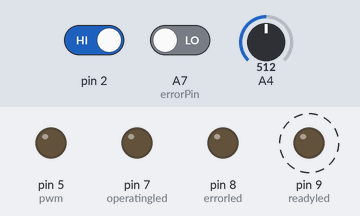
This sketch was run on a simulated Arduino Nano, built for the host (arithmetic inside an expression is 32-bit, double 64-bit). On the bench: output pins drawn as LEDs (lit = HIGH). Dashed ring = blinking. Inputs (shaded band) come from the test bench; at power-on: pin 2 HIGH, A7 (errorPin) LOW, A4 = 512. What the sketch prints to the serial monitor is not drawn.

Above: at 1.05 s.
1.3 s: pin 2 driven LOW
At 1.55 s:
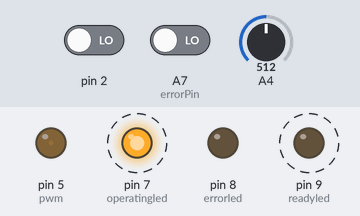
4.3 s: A7 (errorPin) driven HIGH
At 4.55 s:
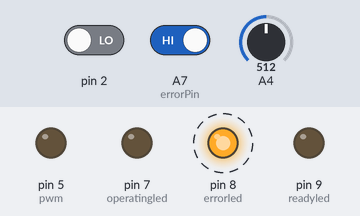
Timing chart, 0 to 13.3 s (numbered marks = the images above; inputs shaded):
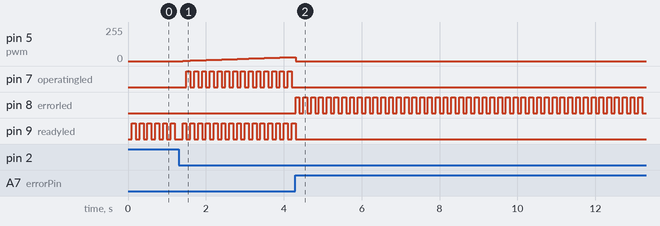

Measured:
- after the input at 1.3 s, pin 5 (pwm): moves from 0/255 to 30/255 over 2.8 s, starting after 0.10 s; pin 7 (operatingled): alternates HIGH for 0.10 s and LOW for 0.10 s, starting after 0.20 s
- after the input at 4.3 s, pin 7 (operatingled): stops changing and stays LOW; pin 8 (errorled): alternates HIGH for 0.10 s and LOW for 0.10 s, starting at once; pin 9 (readyled): goes on until 4.3 s, then stays LOW
- by itself, pin 9 (readyled): alternates HIGH for 0.10 s and LOW for 0.10 s

The sketch:

sketch_sep26a.ino
```cpp
//timer0 will interrupt at 2kHz
//timer1 will interrupt at 1Hz


int pwm = 5;    // pwm connected to digital pin 9 for 1MHZ
const int errorPin = A7;     // the number of the error pin
const int startbuttonPin = 11;     // the number of the start pushbutton pin
const int errorled = 8;     // the number of the starting led
const int readyled = 9;     // the number of the error led
const int operatingled = 7;     // the number of the operating mode led

boolean errorstate=0;
boolean toggle=LOW;
int state = 1;         // variable for code state: 0 for error,1 for ready, 2 for starting, 3 for operating
int startbuttonState=0; //state for start/stop
boolean error_pin;
int duty=0;               //pwm duty cycle variable
float current[5] = {0,0,0,0,0};
float temp=0;


void setup(){
  attachInterrupt(0, stopISR, HIGH);
 TCCR0A = 0;
 TCCR0B = 0;
 TCCR0A = 0b01000001;
 TCCR0B = 0b00000001;

 // TCCR0A = TCCR0A & B11111110 | B01010010;
 // TCCR0B = TCCR0B & B11111000 | B00000011; // for PWM frequency of 62500.00 Hz
   Serial.begin(9600);
  //set pins as outputs
   pinMode(9, OUTPUT);
   pinMode(8, OUTPUT);
   pinMode(7, OUTPUT);
   pinMode(A7, INPUT);
   pinMode(11, INPUT);
   pinMode(2, INPUT);


cli();//stop interrupts

//set timer0 interrupt at 2kHz
  TCCR2A = 0;// set entire TCCR2A register to 0
  TCCR2B = 0;// same for TCCR2B
  TCNT2  = 0;//initialize counter value to 0
  // set compare match register for 2khz increments
  OCR2A = 2048;// = (16*10^6) / (2000*64) - 1 (must be <256)
  // turn on CTC mode
  TCCR2A |= (1 << WGM01);
  // Set CS01 and CS00 bits for 64 prescaler
  TCCR2B |= (1 << CS01) | (1 << CS00);
  // enable timer compare interrupt
  TIMSK2 |= (1 << OCIE0A);

//set timer1 interrupt at 1Hz
  TCCR1A = 0;// set entire TCCR1A register to 0
  TCCR1B = 0;// same for TCCR1B
  TCNT1  = 0;//initialize counter value to 0
  // set compare match register for 1hz increments
  OCR1A = 1562;// = (16*10^6) / (1*1024) - 1 (must be <65536) //15624
  // turn on CTC mode
  TCCR1B |= (1 << WGM12);
  // Set CS12 and CS10 bits for 1024 prescaler
  TCCR1B |= (1 << CS12) | (1 << CS10);
  // enable timer compare interrupt
  TIMSK1 |= (1 << OCIE1A);


sei();//allow interrupts

}//end setup


ISR(TIMER2_COMPA_vect){//timer0 interrupt 2kHz toggles pin 8


 //errorstate=digitalRead(errorPin);


}

ISR(TIMER1_COMPA_vect){//timer1 interrupt 1Hz toggles pin 13 (LED)

  error_pin=digitalRead(errorPin);
   errorstate=error_pin;
  // Serial.println(errorstate);
  //Serial.println(error_pin);
  //Serial.print(" duty: ");
  //Serial.println(duty);

  //Serial.print(" state: ");
  //Serial.println(state);

  //Serial.print(" errorled: ");
  //Serial.println(errorled);


 if (errorstate){
    state=0;
  }
// if (errorstate==0) {
 // state=1;
 //}
  if (state==0) {
  toggle = !toggle;
  duty=0;
  digitalWrite(errorled,toggle);
  digitalWrite(readyled,LOW);
  digitalWrite(operatingled,LOW);
  }
  if (state==1) {


  toggle = !toggle;
  duty=0;


  digitalWrite(errorled,LOW);
  digitalWrite(readyled,toggle);
  digitalWrite(operatingled,LOW);
  }
  if (state==2) {

  toggle = !toggle;
  if (duty<250){duty=duty+1;
  }
  else if (duty==250){
    duty=250;
    state=3;
  }
  digitalWrite(errorled,LOW);
  digitalWrite(readyled,!toggle);
  digitalWrite(operatingled,toggle);
  }
  if (state==3) {
  digitalWrite(errorled,LOW);
  digitalWrite(readyled,HIGH);
  digitalWrite(operatingled,HIGH);
  }
  if (state==4){
    toggle = !toggle;
  digitalWrite(errorled,LOW);
  digitalWrite(readyled,toggle);
  digitalWrite(operatingled,toggle);


  if (duty>5){
    duty=duty-1;

  }
  else if (duty<=5){
    duty=0;
    state=1;
  }
  }

 }

void stopISR(){
  //gets button states
  delay(100);
  if(!digitalRead(2)){

    if((state==1) &&(!errorstate) ){

    state=2;

  }
        if((state==3) &&(!errorstate) ){

    state=4;

  }

    else  if((state==2) &&(duty >= 30) ){

    state=3;

  }


}

}

void loop(){
  //current = analogRead(A0);  // read the input pin
  for (int k=0;k<5;k++)  current[k] = -(analogRead(A4)-512)*50/1024.0;
  for (int k=0;k<5;k++) {for (int l=0;l<k;l++) {temp=current[k];current[l]=current[k];current[k]=temp;}}
  Serial.println(current[3]);
  analogWrite(pwm, duty);
}
```
